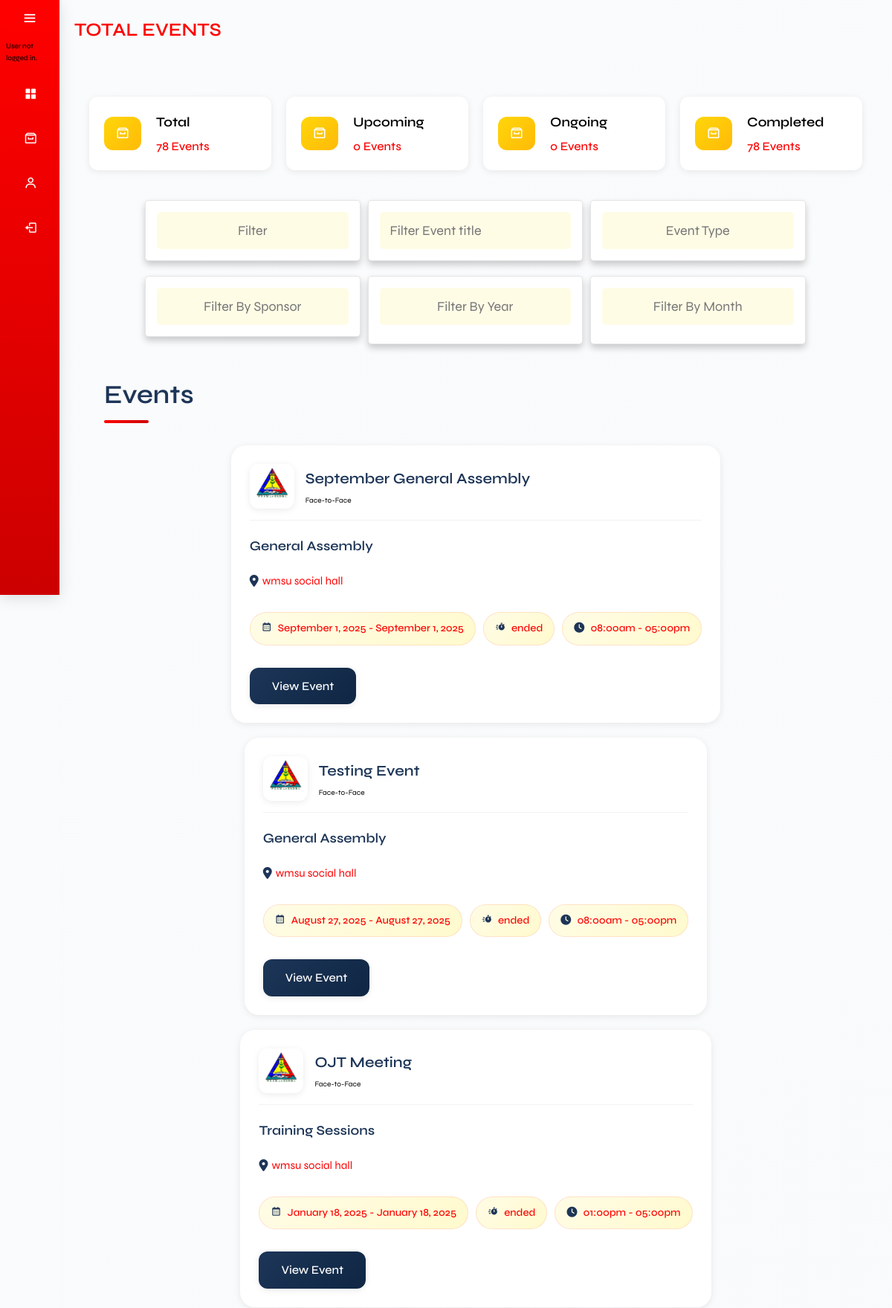
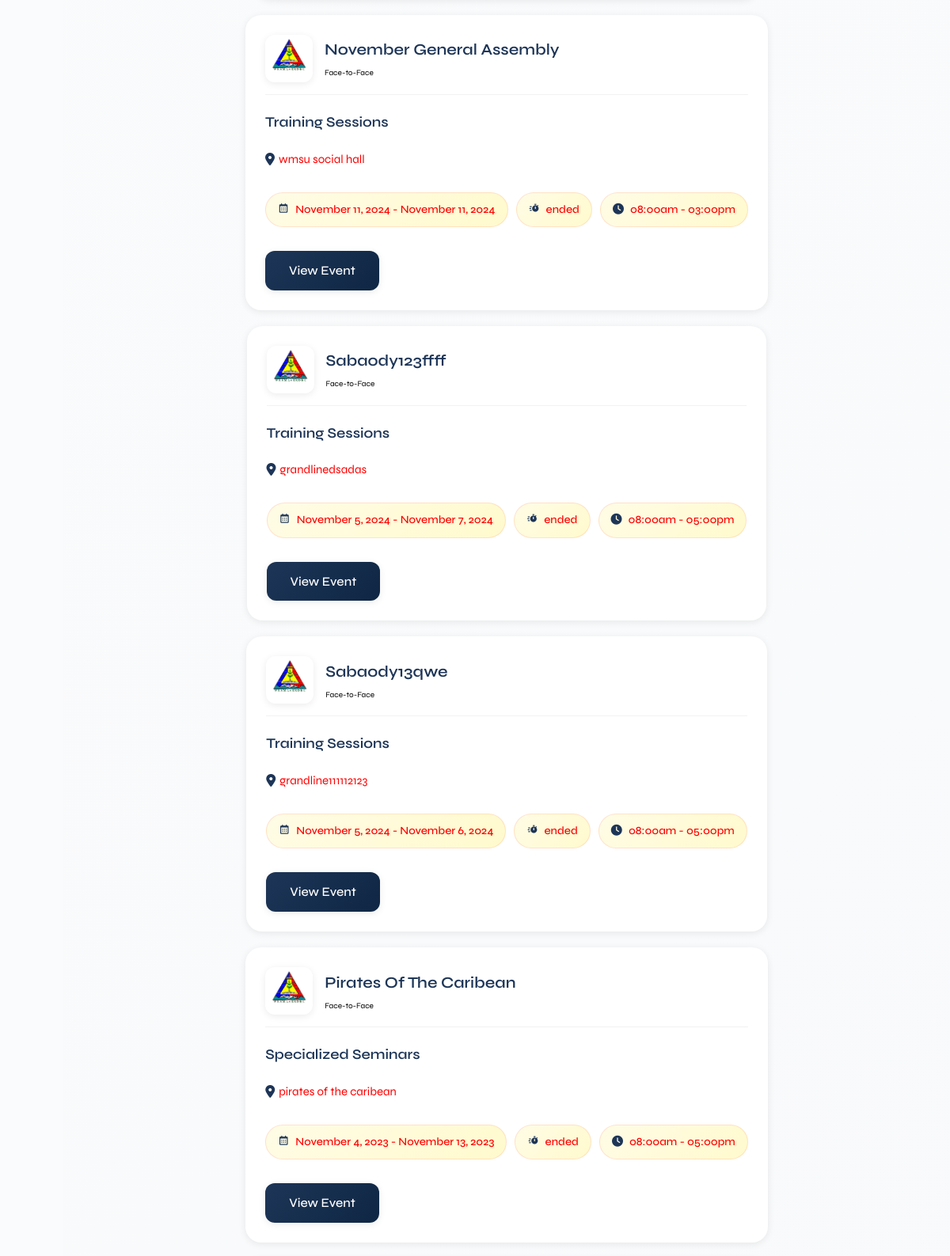
The app's page /admin/total_events_grid.php (upper part) with its own data (2 pictures, top to bottom).
### tables this page shows
CREATE TABLE `events` (
  `event_id` int(11) NOT NULL,
  `event_title` varchar(255) NOT NULL,
  `event_description` text DEFAULT NULL,
  `event_type` varchar(50) NOT NULL,
  `event_mode` varchar(50) NOT NULL,
  `event_photo_path` varchar(255) DEFAULT NULL,
  `location` varchar(255) NOT NULL,
  `date_start` date NOT NULL,
  `date_end` date NOT NULL,
  `time_start` time NOT NULL,
  `time_end` time NOT NULL,
  `date_created` timestamp NOT NULL DEFAULT current_timestamp(),
  `event_link` text DEFAULT NULL,
  `cancelReason` text NOT NULL,
  `event_cancel` varchar(255) NOT NULL,
  `participant_limit` int(11) NOT NULL,
  `audience_type` varchar(100) NOT NULL
);

CREATE TABLE `sponsor` (
  `sponsor_id` int(11) NOT NULL,
  `event_id` int(11) NOT NULL,
  `sponsor_firstName` varchar(255) NOT NULL,
  `sponsor_MI` varchar(255) DEFAULT NULL,
  `sponsor_lastName` varchar(255) DEFAULT NULL,
  `sponsor_Name` varchar(255) DEFAULT NULL
);

### function/F.getAllEvents_grid.php (the view, shortened to what this page needs)
<?php
require_once('../db.connection/connection.php');
$sql = "SELECT Events.*, sponsor.sponsor_Name
        FROM Events
        LEFT JOIN sponsor ON Events.event_id = sponsor.event_id
        WHERE (event_cancel IS NULL OR event_cancel = '')";
$sql .= " ORDER BY date_created DESC";
$result = mysqli_query($conn, $sql);
while ($row = mysqli_fetch_assoc($result)) {
    $eventTitle = htmlspecialchars($row['event_title']);
    $eventLocation = htmlspecialchars($row['location']);
    $eventDateStart = date('F j, Y', strtotime($row['date_start']));
    $eventDateEnd = date('F j, Y', strtotime($row['date_end']));
    $eventTimeStart = date('h:ia', strtotime($row['time_start']));
    $eventTimeEnd = date('h:ia', strtotime($row['time_end']));
    $eventMode = htmlspecialchars($row['event_mode']);
    $eventType = htmlspecialchars($row['event_type']);
    $eventId = htmlspecialchars($row['event_id']);
    $eventStatus = '';
    ?>
    <div class="box">
        <div class="company">
            <img src="img/wesmaarrdec-removebg-preview.png" alt="">
            <div>
                <h3><?php echo $eventTitle; ?></h3>
                <span><?php echo $eventMode; ?></span>
            </div>
        </div>
        <h3 class="event-title"><?php echo $eventType; ?></h3>
        <p class="location"><i class="fas fa-map-marker-alt"></i> <span><?php echo $eventLocation; ?></span></p>
        <div class="tags">
            <p><i class='bx bx-calendar'></i> <span><?php echo "$eventDateStart - $eventDateEnd"; ?></span></p>
            <p><i class='bx bxs-timer'></i> <span><?php echo $eventStatus; ?></span></p>
            <p><i class="fas fa-clock"></i> <span><?php echo "$eventTimeStart - $eventTimeEnd"; ?></span></p>
        </div>
        <div class="flex-btn">
            <a href="view_eventHistory.php?event_id=<?php echo $eventId; ?>" class="btn">View Event</a>
        </div>
    </div>
    <?php
}
?>

### admin/css/main.css (style rules this page uses)
* { font-family: "Syne", sans-serif; margin: 0; padding: 0; box-sizing: border-box; text-decoration: none; outline: none; border: none; }
:root { --header-height: 3.5rem; --first-color: red; --first-color-alt: #1d3557; --first-color-light: hsl(var(--hue), 40%, 80%); --title-color: hsl(var(--hue), 24%, 16%); --text-color: black; --text-color-light: hsl(var(--hue), 8%, 60%); --white-color: hsl(0, 0%, 100%); --body-color: white; --container-color: #f1faee; --box-shadow: 0 0.5rem 1rem rgba(0, 0, 0, 0.2); --light-bg: #fffce6; --shadow-light: 0 2px 10px rgba(0, 0, 0, 0.08); --shadow-medium: 0 4px 20px rgba(0, 0, 0, 0.12); --shadow-heavy: 0 8px 30px rgba(0, 0, 0, 0.15); --border-radius: 12px; --border-radius-small: 8px; --border-radius-large: 20px; --border: 0.1rem solid rgba(0, 0, 0, 0.1); --border-light: 1px solid rgba(0, 0, 0, 0.05); --body-font: "Syne", sans-serif; --biggest-font-size: 2rem; --h1-font-size: 1.5rem; --h2-font-size: 1.25rem; --h3-font-size: 1rem; --normal-font-size: 0.938rem; --small-font-size: 0.813rem; --smaller-font-size: 0.75rem; --font-regular: 400; --font-medium: 500; --font-semi-bold: 600; --z-tooltip: 10; --z-fixed: 100; --z-modal: 1000; }
html { font-size: 62.5%; overflow-x: auto; scroll-padding-top: 7rem; scroll-behavior: smooth; }
body { background-color: #fafbfc; line-height: 1.6; }
.btn { display: inline-block; margin-top: 1rem; padding: 1.2rem 3rem; cursor: pointer; font-size: 1.6rem; color: var(--body-color); background: linear-gradient(135deg, var(--first-color-alt) 0%, #0f2744 100%); border-radius: var(--border-radius); text-transform: capitalize; text-align: center; margin-right: 2rem; transition: all 0.3s ease; font-weight: var(--font-medium); box-shadow: var(--shadow-light); }
.flex-btn { display: flex; align-items: center; justify-content: space-between; column-gap: 1rem; flex-wrap: wrap; }
.event-container .box-container .box { background: var(--body-color); border-radius: var(--border-radius-large); border: none; padding: 2.5rem; box-shadow: var(--shadow-light); overflow: hidden; display: block; transition: all 0.3s ease; position: relative; }
.event-container .box-container .box::before { content: ""; position: absolute; top: 0; left: 0; right: 0; height: 5px; background: linear-gradient(135deg, var(--first-color) 0%, #cc0000 100%); transform: scaleX(0); transition: transform 0.3s ease; }
.event-container .box-container .box .company { display: flex; align-items: center; gap: 1.5rem; margin-bottom: 2rem; padding-bottom: 1.5rem; border-bottom: 1px solid rgba(0, 0, 0, 0.05); }
.event-container .box-container .box .company img { height: 6rem; width: 6rem; object-fit: contain; border-radius: var(--border-radius); box-shadow: var(--shadow-light); }
.event-container .box-container .box .company h3 { font-size: 2rem; color: var(--first-color-alt); text-overflow: ellipsis; overflow-x: hidden; text-transform: capitalize; padding-bottom: 0.5rem; font-weight: var(--font-semi-bold); }
.event-container .box-container .box .event-title { font-size: 1.8rem; color: var(--first-color-alt); text-transform: capitalize; overflow-x: hidden; text-overflow: ellipsis; font-weight: var(--font-semi-bold); margin-bottom: 1rem; }
.event-container .box-container .box .location { padding: 1rem 0; font-size: 1.5rem; color: var(--first-color); display: flex; align-items: center; gap: 0.5rem; }
.event-container .box-container .box .location i { color: var(--first-color-alt); font-size: 1.6rem; }
.event-container .box-container .box .tags { display: flex; flex-wrap: wrap; gap: 1rem; margin: 2rem 0; }
.event-container .box-container .box .tags p { padding: 1rem 1.5rem; border-radius: 25px; color: var(--first-color); font-size: 1.4rem; background: linear-gradient(135deg, var(--light-bg) 0%, #fffacd 100%); font-weight: var(--font-medium); border: 1px solid rgba(255, 0, 0, 0.1); transition: all 0.3s ease; }
.event-container .box-container .box .tags p i { color: var(--first-color-alt); margin-right: 0.5rem; }

### records on screen
events: event_title "September General Assembly", event_mode "Face-to-Face", event_type "General Assembly", location "wmsu social hall", date_start "September 1, 2025", date_end "September 1, 2025", time_start "08:00am", time_end "05:00pm"
events: event_title "Testing Event", event_mode "Face-to-Face", event_type "General Assembly", location "wmsu social hall", date_start "August 27, 2025", date_end "August 27, 2025", time_start "08:00am", time_end "05:00pm"
sponsor: event.event_title "OJT Meeting", event.event_mode "Face-to-Face", event.event_type "Training Sessions", event.location "wmsu social hall", event.date_start "January 18, 2025", event.date_end "January 18, 2025", event.time_start "01:00pm", event.time_end "05:00pm"
events: event_title "November General Assembly", event_mode "Face-to-Face", event_type "Training Sessions", location "wmsu social hall", date_start "November 11, 2024", date_end "November 11, 2024", time_start "08:00am", time_end "03:00pm"
sponsor: event.event_title "Sabaody123ffff", event.event_mode "Face-to-Face", event.event_type "Training Sessions", event.location "grandlinedsadas", event.date_start "November 5, 2024", event.date_end "November 7, 2024", event.time_start "08:00am", event.time_end "05:00pm"
events: event_title "Sabaody13qwe", event_mode "Face-to-Face", event_type "Training Sessions", location "grandline111112123", date_start "November 5, 2024", date_end "November 6, 2024", time_start "08:00am", time_end "05:00pm"
sponsor: event.event_title "Pirates Of The Caribean", event.event_mode "Face-to-Face", event.event_type "Specialized Seminars", event.location "pirates of the caribean", event.date_start "November 4, 2023", event.date_end "November 13, 2023", event.time_start "08:00am", event.time_end "05:00pm"

### other values on screen
$totalEvents "78"
$totalUpcoming "0"
$totalOngoing "0"
$totalEnded "78"
